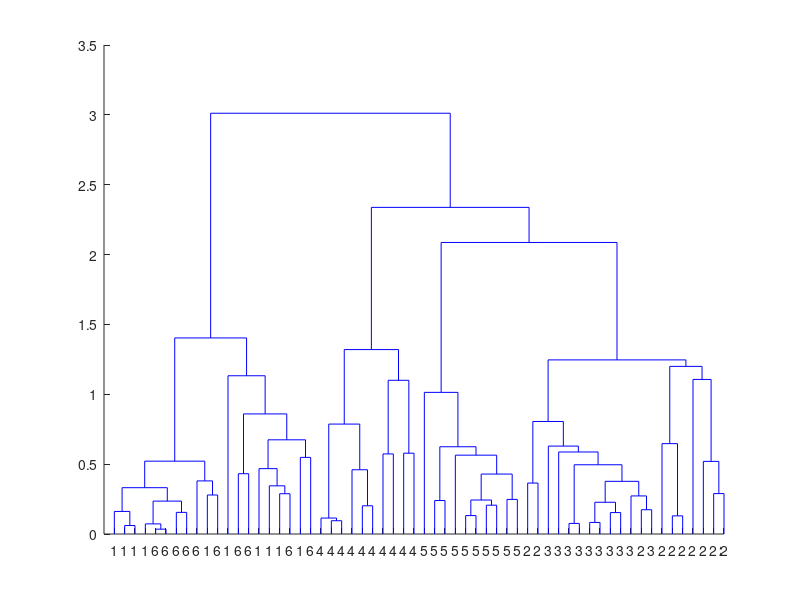

MATLAB code to generate this figure: (Note: this script raises an error after producing the figure.)
% Section D

clear all; close all; clc;

load('data-matrices/F0_PVT.mat')
load('data-matrices/F0_Electrodes.mat')

all_objects{1} = acrylic_pvt;
all_objects{2} = black_foam_pvt;
all_objects{3} = car_sponge_pvt;
all_objects{4} = flour_sack_pvt;
all_objects{5} = kitchen_sponge_pvt;
all_objects{6} = steel_vase_pvt;

all_electrodes = {acrylic_electrodes,black_foam_electrodes,...
    car_sponge_electrodes,flour_sack_electrodes,...
    kitchen_sponge_electrodes,steel_vase_electrodes};

input_pvt = zeros(60,3);
input_elec = zeros(60,19);
idx = 1:10:60;
for i = 1:6
input_pvt(idx(i):idx(i)+9,1) = all_objects{i}.pressure;
input_pvt(idx(i):idx(i)+9,2) = all_objects{i}.vibrations;
input_pvt(idx(i):idx(i)+9,3) = all_objects{i}.temp;
input_elec(idx(i):idx(i)+9,:) = all_electrodes{i}';
end
% input_pvt = zscore(input_pvt);
% input_elec = zscore(input_elec);

y = [ones(1,10) 2*ones(1,10) 3*ones(1,10) 4*ones(1,10) 5*ones(1,10) 6*ones(1,10)];
y_label = cell(1,60);
idx = 1:10:60;
for i = 1:6
    for j = idx(i) : idx(i)+9
        y_label{j} = num2str(i);
    end
end

plot_colours = ["#0072BD", "#D95319", "#EDB120", "#7E2F8E", "#77AC30", "#A2142F"];
plot_colours2 = [0,114,189; 217,83,25; 237,177,32; 126,47,142; 119,172,48; 162,20,47]/255;


% Clustering PVT

rng(223);

metric = "seuclidean";
% metric = "mahalanobis";
tree = linkage(input_pvt,'average',metric);
figure();
cutoff = median([tree(end-5,3) tree(end-4,3)]);
P = 0;
H = dendrogram(tree,P,'ColorThreshold',cutoff,'Labels',y_label);
% H = dendrogram(tree,P,'ColorThreshold',cutoff);

lineColours = cell2mat(get(H,'Color'));
colourList = unique(lineColours, 'rows');

idxs = zeros(1,size(colourList,1)-1);
for colour = 2:size(colourList,1)
    idx = ismember(lineColours, colourList(colour,:), 'rows');
    idxs(colour-1) = sum(idx);
    lineColours(idx, :) = repmat(plot_colours2(colour-1,:),sum(idx),1);
end

for line = 1:size(H,1)
    set(H(line),'Color',lineColours(line,:));
    H(line).LineWidth = 1.0;
end

ax = gca;
ax.FontSize = 16; 
ax.XAxis.FontSize = 12;
title(sprintf('Dendogram of the PVT data based on the %s metric',metric),'FontSize',13)
xlabel('True class','FontSize',16)
ylabel('Distance','FontSize',16)
% saveas(gcf,sprintf('Images/Section D/pvt_cluster_dendogram_%s.eps',metric),'epsc');

T = cluster(tree,'maxclust',6);
% crosstab(T,y)

my_classes = unique(T);
n_each = zeros(2,length(my_classes));
for i = 1:length(my_classes)
    n_each(1,i) = sum(T==i)-1;
    n_each(2,i) = i;
end

for i = 1:length(my_classes)
    for j = i+1:length(my_classes)
        if(n_each(1,j)==idxs(i))
            temp = n_each(:,j);
            n_each(:,j) = n_each(:,i);
            n_each(:,i) = temp;
        end
    end
end

T_colour = zeros(size(T));
for i = 1:length(T)
    T_colour(i) = find(n_each(2,:)==T(i));
end

fig = figure('Position', [100, 0, 1000, 900]);
subplot(1,5,[1 4])
for i = 1:length(T)
    scatter3(input_pvt(i,1),...
        input_pvt(i,2),...
        input_pvt(i,3),75,...
        'o','filled','MarkerFaceColor',plot_colours(T_colour(i)))
    hold on;
end
ax = gca;
ax.FontSize = 16; 
xlabel('Pressure','FontSize',16)
ylabel('Vibrations','FontSize',16)
zlabel('Temperature','FontSize',16)
title(sprintf('Clusters found by hierarchical clustering of the PVT data (%s)',metric))

hSub = subplot(1,5,5);
hold on
for i = 1:6
    plot([1 nan],[1 nan],'Color',plot_colours(i),'LineWidth',1.0)
end
set(hSub, 'Visible', 'off');
legend({'Cluster 1','Cluster 2','Cluster 3','Cluster 4',...
    'Cluster 5','Cluster 6'},...
    'FontSize',16,'Location','east')
% saveas(gcf,sprintf('results/clustering/pvt_cluster_3dplot_%s.eps',metric),'epsc');

%%
% Classification of Electrodes data
load('data-matrices/Electrodes_PCA.mat')

data = score_3D;
y = repmat([1:1:6],10,1);
y = y(:);
X = [data y];

frac = 1;
nTrees = 1:1:100;

% Loop to find the optimal number of trees to be used
% seeds = [223 123 456 2021 2000 178 345 999 1 9];
% all_acc = zeros(length(seeds),length(nTrees));
% for my_seed = 1:length(seeds)
%     rng(seeds(my_seed));
%     
%     cv = cvpartition(size(X,1),'HoldOut',0.4);
%     idx = cv.test;
%     train_X = X(~idx,:);
%     test_X = X(idx,:);
% 
%     for i = 1:length(nTrees)
%         model = TreeBagger(nTrees(i),train_X(:,1:3),train_X(:,4),'Method','classification',...
%             'InBagFraction',frac);
% 
%         temp = predict(model,test_X(:,1:3));
% 
%         pred = zeros(length(temp),1);
%         for j = 1:length(temp)
%             pred(j) = str2double(temp{j});
%         end
% 
%         all_acc(my_seed,i) = 100*sum(test_X(:,4)==pred)/length(pred);
%     end
% end
% 
% mean_acc = mean(all_acc,1);
% opt_nTrees = find(mean_acc==max(mean_acc),1);

% figure()
% plot(nTrees, mean_acc);
% ylabel('Test Accuracy','FontSize',16);
% xlabel('Number of trees','FontSize',16);
% title('Electrode: Test Accuracy as function of Number of Trees','FontSize',14);
% saveas(gcf,'results/clustering/elec_mean_acc.eps','epsc');

% Optimal number of trees was found to be 18
rng(178);
opt_nTrees = 18;

cv = cvpartition(size(X,1),'HoldOut',0.4);
idx = cv.test;
train_X = X(~idx,:);
test_X = X(idx,:);

model = TreeBagger(opt_nTrees,train_X(:,1:3),train_X(:,4),'Method','classification',...
 'InBagFraction',frac,'OOBPrediction','on');
% save('elecClassifyModel.mat','model')
% model = load('elecClassifyModel.mat');
err = oobError(model);

figure()
plot(nTrees(1:18), err);
xlabel('Number of Trees','FontSize',16)
ylabel('Out-of-bag error','FontSize',16)
title('Electrode: Out-of-bag error against Number of Trees','FontSize',14)
% saveas(gcf,'results/clustering/elec_oob.eps','epsc');

temp = predict(model,test_X(:,1:3));

pred = zeros(length(temp),1);
for j = 1:length(temp)
    pred(j) = str2double(temp{j});
end
    
view(model.Trees{1},'mode','graph')
view(model.Trees{2},'mode','graph')

C = confusionmat(test_X(:,4),pred);
labels = ["Acrylic", "Black foam", "Car sponge","Flour sack",...
    "Kitchen sponge","Steel vase"];

figure();
cc = confusionchart(C,labels,'FontSize',13);
cc.title('Electrode: Confusion Chart');
% saveas(gcf,'results/clustering/elec_confusion_chart.eps','epsc');


